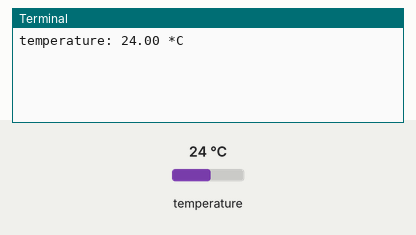
Simulated run of this program. Board: Raspberry Pi (BCM pin numbers). Shown: the last lines printed to the terminal. Inputs (shaded band) come from the test bench; at power-on: temperature 24 °C.

Above: at 1.2 s.
1.3 s: temperature set to 12 °C
At 5.9 s:
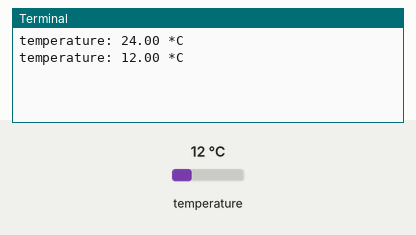
7.3 s: temperature set to 19 °C
At 11.0 s:
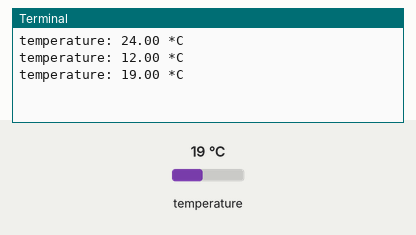
Timing chart, 0 to 12.5 s (numbered marks = the images above; inputs shaded):
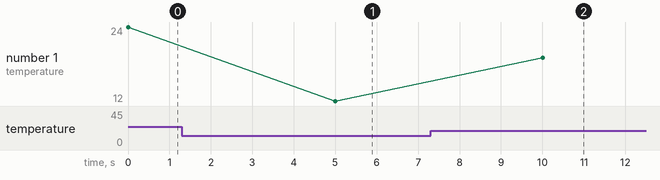

Measured:
- after the input at 1.3 s, the terminal: prints a new line after 3.7 s (image 1)
- after the input at 7.3 s, the terminal: prints a new line after 2.7 s (image 2)
- plotted number 1: 24 → 12 after the input at 1.3 s, 12 → 19 after the input at 7.3 s

The program:

temperature.py
```python
#!/usr/bin/python

import time
import Classes

i2C_address = 1
device_address = 0x48

temp1 = Classes.TMP102(i2C_address,device_address)

while True:
    temperature = temp1.getTemperature()
    print ('temperature: {0:0.2f} *C'.format(temperature)) # Display as floating point with 2 decimal point accuracy
    time.sleep(5)
```

Classes.py
```python
#!/usr/bin/python
import smbus

class TMP102():
    'Class for Temperature Sensor I2C TMP102'

    def __init__(self,smAddress, moduleAddress):
        self.smAddress = smAddress
        self.moduleAddress = moduleAddress

    def getTemperature(self):
        bus = smbus.SMBus(self.smAddress) # Create bus object
        raw = bus.read_word_data(self.moduleAddress,0) # read word data from sensor
        msb = raw & 0xFF # MSB from raw data
        lsb = raw >> 8 # LSB from raw data
        raw = (msb * 256 + lsb) >> 4 # remove insignificant bits

        neg = raw & 0x0800 # check if temperature is negative
        if (neg > 0):
            print ('negative')
            comp2 = (~raw & 0x0FFF) + 1
            raw = comp2 * -1

        reading = raw * 0.0625 # Shift 5 Left to remove unused bytes and multiply by resolution
        del bus # remove bus object
        return reading
```
